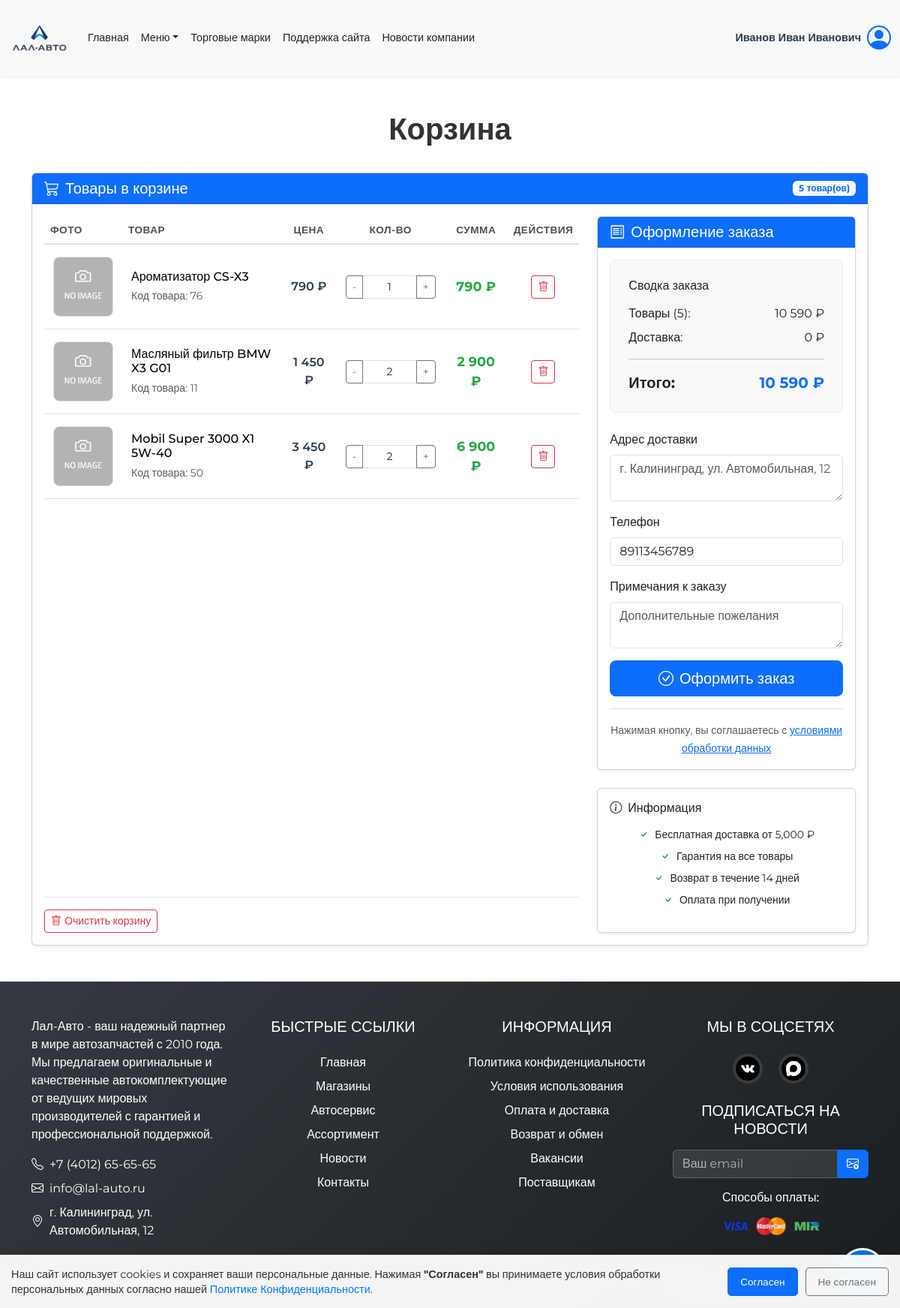
Page /includes/cart.php (signed in) on the earlier database version.
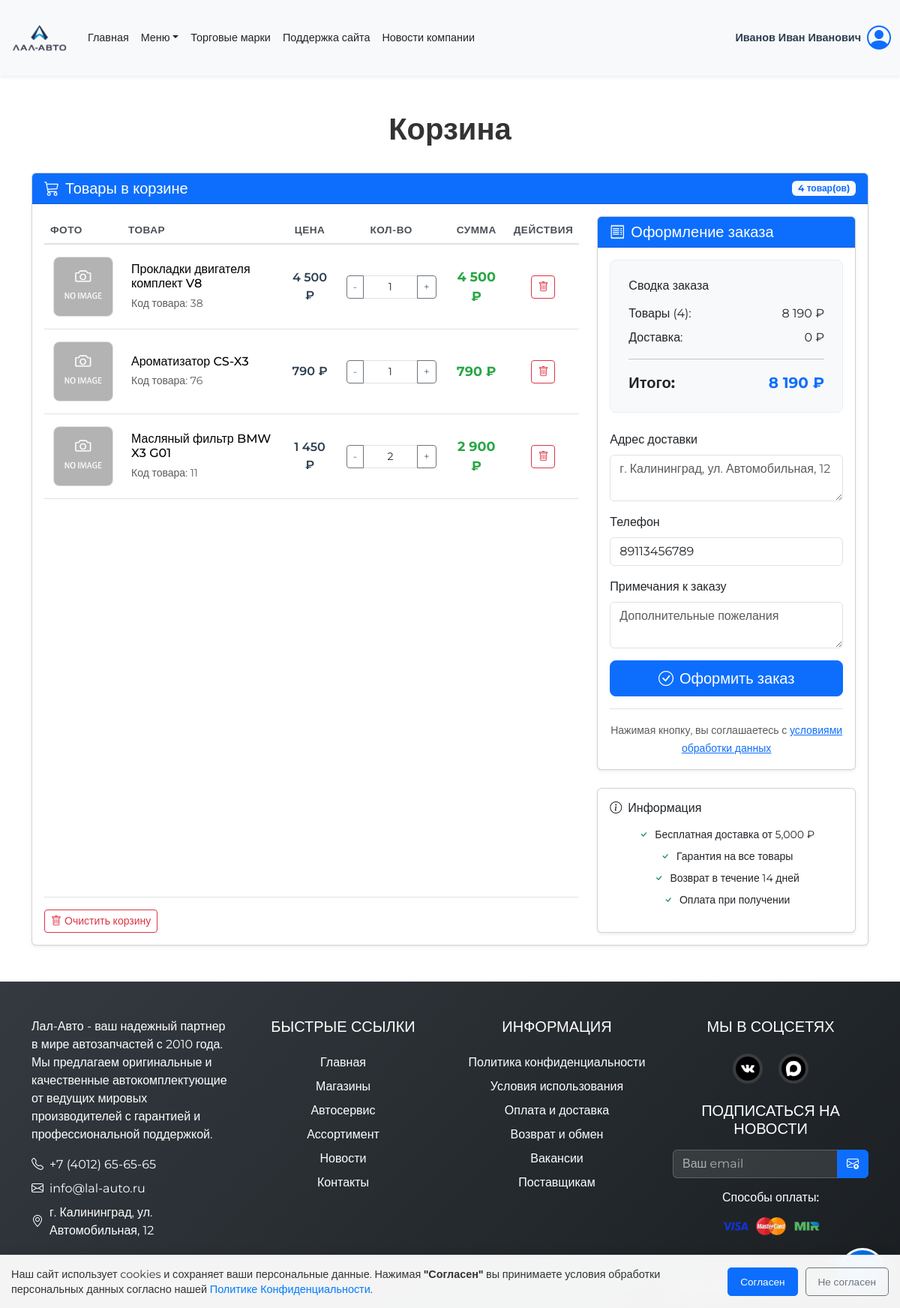
Same page on the later database version.
### tables this page shows
CREATE TABLE `cart` (
  `id` int(11) NOT NULL,
  `user_id` int(11) NOT NULL,
  `product_id` int(11) DEFAULT NULL,
  `category_product_id` int(11) DEFAULT NULL,
  `product_type` varchar(50) DEFAULT NULL COMMENT 'part - запчасть (products), oil - масло (products), accessory - аксессуар (products), antifreeze - антифриз (category_products), brake-fluid - тормозная жидкость (category_products), cooling-fluid - охлаждающая жидкость (category_products), power-steering - жидкость ГУР (category_products), special-fluid - специальная жидкость (category_products), kit - комплект (category_products), transmission-oil - трансмиссионное масло (category_products), motor-oil - моторное масло (category_products)',
  `product_name` varchar(255) NOT NULL,
  `product_image` varchar(255) DEFAULT 'no-image.png',
  `price` decimal(10,2) NOT NULL,
  `quantity` int(11) DEFAULT '1',
  `created_at` timestamp NULL DEFAULT CURRENT_TIMESTAMP,
  `updated_at` timestamp NULL DEFAULT CURRENT_TIMESTAMP ON UPDATE CURRENT_TIMESTAMP
);

CREATE TABLE `users` (
  `id_users` int(11) NOT NULL,
  `surname_users` varchar(255) DEFAULT NULL,
  `name_users` varchar(255) DEFAULT NULL,
  `patronymic_users` varchar(255) DEFAULT NULL,
  `login_users` varchar(255) DEFAULT NULL,
  `password_users` varchar(255) DEFAULT NULL,
  `email_users` varchar(255) DEFAULT NULL,
  `discountСardNumber_users` varchar(6) DEFAULT NULL,
  `region_users` varchar(255) DEFAULT NULL,
  `city_users` varchar(255) DEFAULT NULL,
  `address_users` varchar(255) DEFAULT NULL,
  `phone_users` bigint(12) DEFAULT NULL,
  `avatar_users` varchar(255) DEFAULT NULL,
  `TIN_users` bigint(10) DEFAULT NULL,
  `person_users` varchar(255) DEFAULT NULL,
  `organization_users` varchar(255) DEFAULT NULL,
  `organizationType_users` varchar(255) DEFAULT NULL,
  `user_type` varchar(20) DEFAULT NULL,
  `free_spin_used` tinyint(1) NOT NULL DEFAULT '0' COMMENT '0 - не использовал бесплатную прокрутку, 1 - уже использовал'
);

### includes/cart.php (the view, shortened to what the rows shown need)
<?php
require_once("../config/link.php");
$userData = [];
$cartItems = [];
$cartTotal = 0;
$cartCount = 0;
$userId = null;
if (isset($_SESSION['user']))
{
    $username = $_SESSION['user'];
    $sql = "SELECT * FROM users WHERE CONCAT(surname_users, ' ', name_users, ' ', patronymic_users) = ? OR person_users = ?";
    $stmt = $conn->prepare($sql);
    if ($stmt)
    {
        $stmt->bind_param("ss", $username, $username);
        $stmt->execute();
        $result = $stmt->get_result();
        if ($result->num_rows > 0)
        {
            $userData = $result->fetch_assoc();
            $userId = $userData['id_users'] ?? 0;
        }
    }
}
if ($userId)
{
    $cartSql = "SELECT * FROM cart WHERE user_id = ? ORDER BY created_at DESC";
    $cartStmt = $conn->prepare($cartSql);
    if ($cartStmt)
    {
        $cartStmt->bind_param("i", $userId);
        $cartStmt->execute();
        $cartResult = $cartStmt->get_result();
        while ($item = $cartResult->fetch_assoc())
        {
            $cartItems[] = $item;
            $cartTotal += $item['price'] * $item['quantity'];
            $cartCount += $item['quantity'];
        }
    }
}
?>
<!DOCTYPE html>
<html lang="ru">
<head>
    <link rel="stylesheet" href="../css/bootstrap.min.css">
    <link rel="stylesheet" href="https://cdn.jsdelivr.net/npm/bootstrap-icons@1.11.1/font/bootstrap-icons.css">
    <link rel="stylesheet" href="../css/style.css">
    <link rel="stylesheet" href="../css/cart-styles.css">
</head>
<body>
<?php
    require_once("header.php");
?>
<div class="cart-container" style="margin-top: 100px;">
    <div class="container py-5">
        <div class="row">
            <div class="col-12">
                <h1 class="page-title mb-4">Корзина</h1>
                <div class="card shadow-sm">
                    <div class="card-body d-flex flex-column">
                        <?php
                        if (empty($cartItems))
                        {
                        ?>
                            <div class="text-center py-5 flex-grow-1 d-flex flex-column justify-content-center">
                                <i class="bi bi-cart-x display-1 text-muted mb-4"></i>
                                <h5 class="text-muted mb-3">Ваша корзина пуста</h5>
                                <p class="text-muted mb-4">Начните покупки в нашем каталоге</p>
                                <a href="assortment.php" class="btn btn-primary">
                                    <i class="bi bi-arrow-right me-2"></i>Перейти в каталог
                                </a>
                            </div>
                        <?php
                        }
                        else
                        {
                        ?>
                            <div class="row flex-grow-1">
                                <div class="col-lg-8 d-flex flex-column">
                                    <div class="table-responsive flex-grow-1">
                                        <table class="table table-hover">
                                            <thead>
                                                <tr>
                                                    <th style="width: 100px;">Фото</th>
                                                    <th>Товар</th>
                                                    <th class="text-center">Цена</th>
                                                    <th class="text-center">Кол-во</th>
                                                    <th class="text-center">Сумма</th>
                                                    <th class="text-center">Действия</th>
                                                </tr>
                                            </thead>
                                            <tbody>
                                                <?php
                                                foreach ($cartItems as $item)
                                                {
                                                ?>
                                                <tr>
                                                    <td>
                                                        <img src="../<?= htmlspecialchars($item['product_image']) ?>" alt="<?= htmlspecialchars($item['product_name']) ?>" class="cart-item-image">
                                                    </td>
                                                    <td>
                                                        <h6 class="mb-1"><?= htmlspecialchars($item['product_name']) ?></h6>
                                                        <?php
                                                        if ($item['product_id'])
                                                        {
                                                            echo '<small class="text-muted">Код товара: ' . $item['product_id'] . '</small>';
                                                        }
                                                        else if ($item['category_product_id'])
                                                        {
                                                            echo '<small class="text-muted">Код категории: ' . $item['category_product_id'] . '</small>';
                                                        }
                                                        ?>
                                                    </td>
                                                    <td class="text-center">
                                                        <span class="cart-item-price"><?= number_format($item['price'], 0, ',', ' ') ?> ₽</span>
                                                    </td>
                                                    <td class="text-center">
                                                        <form method="POST" class="d-inline">
                                                            <div class="input-group input-group-sm" style="width: 120px;">
                                                                <button class="btn btn-outline-secondary minus-btn" type="button">-</button>
                                                                <input type="number" name="quantity" value="<?= $item['quantity'] ?>"
                                                                       min="1" max="99" class="form-control text-center quantity-input">
                                                                <button class="btn btn-outline-secondary plus-btn" type="button">+</button>
                                                            </div>
                                                        </form>
                                                    </td>
                                                    <td class="text-center">
                                                        <span class="cart-item-total fw-bold">
                                                            <?= number_format($item['price'] * $item['quantity'], 0, ',', ' ') ?> ₽
                                                        </span>
                                                    </td>
                                                    <td class="text-center">
                                                        <form method="POST" class="d-inline">
                                                            <button type="submit" name="remove_from_cart"
                                                                    class="btn btn-sm btn-outline-danger"
                                                                    onclick="return confirm('Удалить товар из корзины?')">
                                                                <i class="bi bi-trash"></i>
                                                            </button>
                                                        </form>
                                                    </td>
                                                </tr>
                                                <?php
                                                }
                                                ?>
                                            </tbody>
                                        </table>
                                    </div>
                                    <div class="mt-3">
                                        <form method="POST">
                                            <button type="submit" name="clear_cart"
                                                    class="btn btn-outline-danger btn-sm"
                                                    onclick="return confirm('Очистить всю корзину?')">
                                                <i class="bi bi-trash me-1"></i>Очистить корзину
                                            </button>
                                        </form>
                                    </div>
                                </div>
                                <div class="col-lg-4">
                                    <div class="card shadow-sm">
                                        <div class="card-header bg-primary text-white">
                                            <h5 class="mb-0"><i class="bi bi-receipt me-2"></i>Оформление заказа</h5>
                                        </div>
                                        <div class="card-body">
                                            <div class="order-summary mb-4">
                                                <h6 class="mb-3">Сводка заказа</h6>
                                                <div class="d-flex justify-content-between mb-2">
                                                    <span>Товары (<?= $cartCount ?>):</span>
                                                    <span><?= number_format($cartTotal, 0, ',', ' ') ?> ₽</span>
                                                </div>
                                                <div class="d-flex justify-content-between mb-2">
                                                    <span>Доставка:</span>
                                                    <span>0 ₽</span>
                                                </div>
                                                <hr>
                                                <div class="d-flex justify-content-between fw-bold fs-5">
                                                    <span>Итого:</span>
                                                    <span class="text-primary"><?= number_format($cartTotal, 0, ',', ' ') ?> ₽</span>
                                                </div>
                                            </div>
                                            <form method="POST">
                                                <div class="mb-3">
                                                    <label for="shipping_address" class="form-label">Адрес доставки</label>
                                                    <textarea name="shipping_address" id="shipping_address" class="form-control" rows="2" placeholder="г. Калининград, ул. Автомобильная, 12"></textarea>
                                                </div>
                                                <div class="mb-3">
                                                    <label for="phone" class="form-label">Телефон</label>
                                                    <input type="tel" name="phone" id="phone" class="form-control" value="<?= htmlspecialchars($userData['phone_users'] ?? '') ?>" placeholder="+7 (XXX) XXX-XX-XX">
                                                </div>
                                                <div class="mb-3">
                                                    <label for="notes" class="form-label">Примечания к заказу</label>
                                                    <textarea name="notes" id="notes" class="form-control" rows="2" placeholder="Дополнительные пожелания"></textarea>
                                                </div>
                                                <button type="submit" name="checkout" class="btn btn-primary w-100 btn-lg">
                                                    <i class="bi bi-check-circle me-2"></i>Оформить заказ
                                                </button>
                                                <div class="text-center mt-3">
                                                    <small class="text-muted">
                                                        Нажимая кнопку, вы соглашаетесь с <a href="terms.php">условиями обработки данных</a>
                                                    </small>
                                                </div>
                                            </form>
                                        </div>
                                    </div>
                                    <div class="card shadow-sm mt-4">
                                        <div class="card-body">
                                            <h6 class="mb-3"><i class="bi bi-info-circle me-2"></i>Информация</h6>
                                            <ul class="list-unstyled small">
                                                <li class="mb-2"><i class="bi bi-check text-success me-2"></i>Бесплатная доставка от 5,000 ₽</li>
                                                <li class="mb-2"><i class="bi bi-check text-success me-2"></i>Гарантия на все товары</li>
                                                <li class="mb-2"><i class="bi bi-check text-success me-2"></i>Возврат в течение 14 дней</li>
                                                <li><i class="bi bi-check text-success me-2"></i>Оплата при получении</li>
                                            </ul>
                                        </div>
                                    </div>
                                </div>
                            </div>
                        <?php
                        }
                        ?>
                    </div>
                </div>
            </div>
        </div>
    </div>
</div>
<?php
    require_once("footer.php");
?>
</body>
</html>

Differences in the rows shown:
removed cart: product_image (picture), product_name "Mobil Super 3000 X1 5W-40", product "50", price "3 450", quantity "2", $item['price'] * $item['quantity'] "6 900"
added cart: product_image (picture), product_name "Прокладки двигателя комплект V8", product "38", price "4 500", quantity "1", $item['price'] * $item['quantity'] "4 500"
Other differences:
$cartCount: "5" → "4"
$cartTotal: "10 590" → "8 190"
